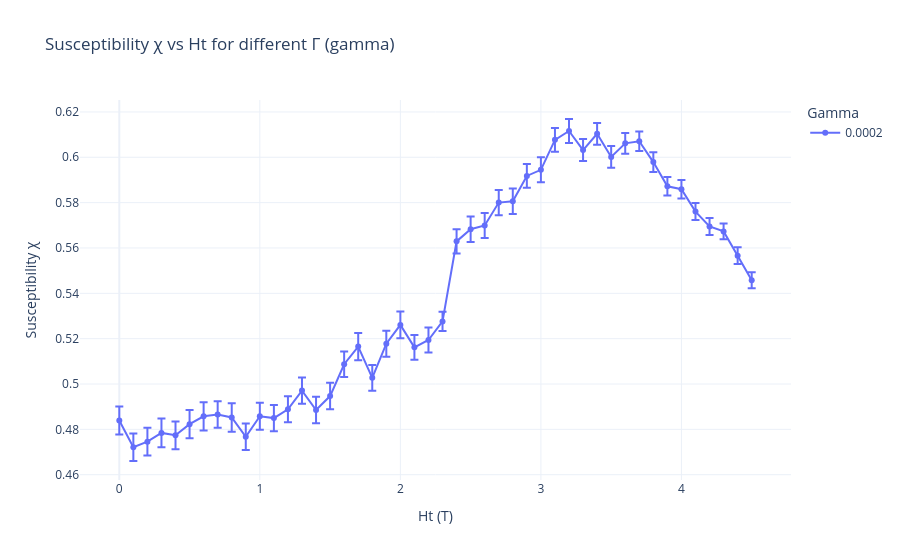

Notebook code cell kept with this figure:
### Code cell
#Relaxed
import pandas as pd
import glob
import numpy as np
import plotly.express as px
path = '/Users/jiakai/Desktop/SURF/code/_spirit/'
n_cycles = 240


# Pattern to match all relevant CSV files
file_pattern = path + "Susceptibility_multi_gammas_10_240_per_gamma_20_anisotropy_0.7_relax_step_200_gammas_-5_relax_0.8_gamma_0.0002_relaxed*.csv"

# List all matching files
csv_files = glob.glob(file_pattern)

# Print how many files were found
print(f"Found {len(csv_files)} files.")
repeats = len(csv_files)
for f in csv_files:
    print(f)

# Read and concatenate all files
df_all_relaxed = pd.concat([pd.read_csv(f) for f in csv_files], ignore_index=True)

# Average over cycles, std divided by sqrt(n_cycles)
df_avg_relaxed = (
    df_all_relaxed.groupby(["gamma", "Ht"], as_index=False)
    .agg(
        chi_mean=("chi", "mean"),
        chi_std=("chi", lambda x: x.std(ddof=1) / np.sqrt(n_cycles*repeats))
    )
)

# Plot
fig_relaxed = px.line(
    df_avg_relaxed,
    x="Ht",
    y="chi_mean",
    error_y="chi_std",
    color="gamma",  # Different color per gamma
    markers=True,
    labels={
        "Ht": "Ht (T)",
        "chi_mean": "Susceptibility χ",
        "gamma": "Gamma",
    },
    title="Susceptibility χ vs Ht for different Γ (gamma)",
    template="plotly_white"
)


fig_relaxed.show()

### Figure 1 — Plotly figure (JSON) as saved in the notebook; plotly's stock layout.template omitted (floating-point values rounded to 4 significant figures)
{"data": [{"error_y": {"array": [0.006192, 0.006044, 0.006098, 0.006366, 0.006117, 0.006202, 0.006217, 0.005852, 0.006286, 0.005808, 0.005902, 0.005769, 0.005731, 0.005779, 0.005806, 0.005851, 0.005616, 0.006007, 0.005707, 0.005729, 0.005872, 0.005457, 0.005517, 0.004278, 0.005359, 0.005631, 0.005534, 0.005556, 0.005654, 0.00523, 0.005534, 0.005265, 0.005289, 0.004832, 0.004808, 0.004796, 0.00458, 0.004334, 0.004364, 0.004112, 0.004097, 0.003739, 0.003711, 0.003476, 0.003659, 0.003528]}, "hovertemplate": "Gamma=0.0002<br>Ht (T)=%{x}<br>Susceptibility χ=%{y}<extra></extra>", "legendgroup": "0.0002", "line": {"color": "#636efa", "dash": "solid"}, "marker": {"symbol": "circle"}, "mode": "lines+markers", "name": "0.0002", "orientation": "v", "showlegend": true, "x": [-0.0, 0.1, 0.2, 0.3, 0.4, 0.5, 0.6, 0.7, 0.8, 0.9, 1.0, 1.1, 1.2, 1.3, 1.4, 1.5, 1.6, 1.7, 1.8, 1.9, 2.0, 2.1, 2.2, 2.3, 2.4, 2.5, 2.6, 2.7, 2.8, 2.9, 3.0, 3.1, 3.2, 3.3, 3.4, 3.5, 3.6, 3.7, 3.8, 3.9, 4.0, 4.1, 4.2, 4.3, 4.4, 4.5], "xaxis": "x", "y": [0.4839, 0.4721, 0.4746, 0.4784, 0.4774, 0.4823, 0.4857, 0.4866, 0.4852, 0.4767, 0.4858, 0.485, 0.4888, 0.4971, 0.4885, 0.4947, 0.5087, 0.5165, 0.5027, 0.5178, 0.5261, 0.5162, 0.5194, 0.5276, 0.5629, 0.5683, 0.5699, 0.58, 0.5806, 0.5918, 0.5945, 0.6077, 0.6116, 0.6032, 0.6104, 0.6001, 0.6062, 0.6071, 0.5979, 0.5872, 0.5859, 0.576, 0.5695, 0.5673, 0.5566, 0.5458], "yaxis": "y", "type": "scatter"}], "layout": {"xaxis": {"anchor": "y", "domain": [0.0, 1.0], "title": {"text": "Ht (T)"}}, "yaxis": {"anchor": "x", "domain": [0.0, 1.0], "title": {"text": "Susceptibility χ"}}, "legend": {"title": {"text": "Gamma"}, "tracegroupgap": 0}, "title": {"text": "Susceptibility χ vs Ht for different Γ (gamma)"}}}
